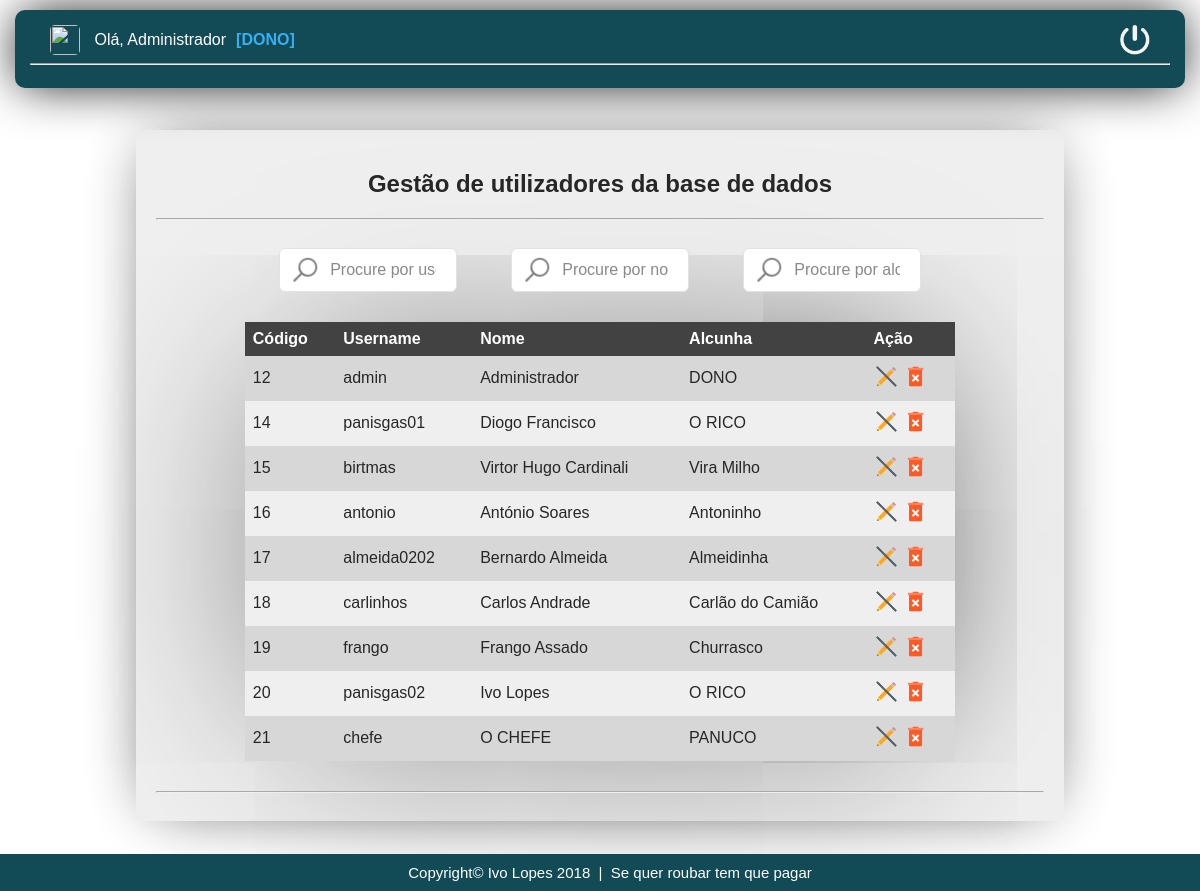
Page /projetophp_ivolopes_3TSI/painel.php (signed in) on the committed database.
### tables this page shows
CREATE TABLE `utilizadores` (
  `id` int(11) NOT NULL,
  `username` varchar(20) NOT NULL,
  `password` varchar(255) NOT NULL,
  `nome` varchar(50) NOT NULL,
  `foto_perfil` text,
  `nivel_acesso` int(1) NOT NULL DEFAULT '1'
);

CREATE TABLE `funcoesutilizadores` (
  `id_user` int(11) NOT NULL,
  `funcao` varchar(50) NOT NULL
);

### projetophp_ivolopes_3TSI/painel.php (the view, shortened to what this page needs)
<!DOCTYPE html>
<html>
<head>
	<link rel="stylesheet" type="text/css" href="css/estilos2.css">
	<?php
		$strcon = mysqli_connect('localhost', 'root', '');
		$sql_code = "SELECT id, username, nome, funcao FROM utilizadores, funcoesutilizadores WHERE utilizadores.id = funcoesutilizadores.id_user";
		$query = mysqli_query($strcon, $sql_code);
	?>
</head>
<body>
	<div id="principal">
		<h2>Gestão de utilizadores da base de dados</h2>
		<hr>
		<input type="text" id="myInput" onkeyup="myFunction()" placeholder="Procure por usernames..." title="Escreva aqui um username" style="margin-right: 50px;">
		<input type="text" id="myInput1" onkeyup="myFunction1()" placeholder="Procure por nomes..." title="Escreva aqui um nome" style="margin-right: 50px;">
		<input type="text" id="myInput2" onkeyup="myFunction2()" placeholder="Procure por alcunhas..." title="Escreva aqui uma alcunha">
		<table id="myTable" align="center" style="box-shadow: 0px 0px 200px -50px black;">
			<tr>
				<th>Código</th>
				<th>Username</th>
				<th>Nome</th>
				<th>Alcunha</th>
				<th>Ação</th>
			</tr>
			<?php while($dado = $query->fetch_array()) { ?>
				<tr>
					<td><?php echo $dado['id']; ?></td>
					<td><?php echo $dado['username']; ?></td>
					<td><?php echo $dado['nome']; ?></td>
					<td><?php echo $dado['funcao']; ?></td>
					<td>
						<a href="javascript: if(confirm('Tem a certeza que deseja editar o utilizador <?php echo $dado['username']; ?>?')) location.href='editar.php?p=editar&utilizador=<?php echo $dado['id'] ?>&nome=<?php echo $dado['nome']; ?>'" ><input type="image" name="excluir" src="imagens/editar.png" width="25px"></a>
						<a href="javascript: if(confirm('Tem a certeza que deseja eliminar o utilizador <?php echo $dado['username']; ?>?')) location.href='excluir.php?p=excluir&utilizador=<?php echo $dado['id'] ?>'" ><input type="image" name="excluir" src="imagens/excluir.png" width="25px"></a>
					</td>
				</tr>
			<?php } ?>
		</table>
		<hr style="margin-top: 30px;">
	</div>
	<div id="header">
		<img src="<?php echo 'fotosPerfil/'. $_SESSION['imagem']; ?> " style="width: 30px; margin-left: 20px; height: 30px; border-radius: 5px; vertical-align: middle;">
		<label style="color: white; margin-left: 10px; margin-right: 10px; vertical-align: middle;">Olá, <?php echo $_SESSION['nome_user']; ?></label><b><label style=" vertical-align: middle; color: #37b0f2;">[<?php echo $_SESSION['function']; ?>]</label></b>
		<a href="logout.php"><input type="image" src="imagens/sair.png" name="sair" width="30px" style="float: right; margin-right: 20px;"></a>
		<hr>
	</div>
	<div id="footer">
		<label>Copyright&copy Ivo Lopes 2018</label>&nbsp&nbsp|&nbsp&nbsp<label>Se quer roubar tem que pagar</label>
	</div>
</body>
</html>

### projetophp_ivolopes_3TSI/css/estilos2.css (style rules this page uses)
body { background-image: url("../imagens/background2.jpg"); background-attachment: fixed; background-repeat: no-repeat; background-size: 100% 100%; }
#header { position: fixed; top: 10px; right: 2px; left: 2px; background-color: #124a56; box-shadow: 0px 0px 50px -5px black; width: 95%; margin: auto; padding: 15px; border-radius: 10px; font-family: Arial; color: white; }
#principal { font-family: Arial; color: black; text-align: center; background-color: #ededed; margin: auto; margin-top: 130px; margin-bottom: 70px; width: 75%; opacity: 0.85; padding: 20px; border-radius: 10px; box-shadow: 0px 0px 60px -20px #1e1e1e; }
#footer { font-family: Arial; font-size: 15px; position: fixed; left: 0; bottom: 0; width: 100%; padding: 10px; background-color: #124a56; color: white; text-align: center; }
table { border-collapse: collapse; width: 80%; margin-top: 20px; }
tr:nth-child(even) { background-color: #d1d1d1 }
th, td { text-align: left; padding: 8px; }
th { background-color: #212121; color: white; }
input[type=text] { font-family: Arial, Sans-Serif; font-size: 14px; width: 70%; padding: 12px 20px; margin: 5px 0; box-sizing: border-box; border: 1px solid #ccc; border-radius: 6px; }
#myInput { background-image: url('../imagens/search.png'); background-position: 10px 6px; background-repeat: no-repeat; background-size: 30px 30px; padding-left: 50px; width: 20%; font-size: 16px; border: 1px solid #ddd; margin-top: 20px; margin-bottom: 10px; }
#myInput1 { background-image: url('../imagens/search.png'); background-position: 10px 6px; background-repeat: no-repeat; background-size: 30px 30px; padding-left: 50px; width: 20%; font-size: 16px; border: 1px solid #ddd; margin-top: 20px; margin-bottom: 10px; }
#myInput2 { background-image: url('../imagens/search.png'); background-position: 10px 6px; background-repeat: no-repeat; background-size: 30px 30px; padding-left: 50px; width: 20%; font-size: 16px; border: 1px solid #ddd; margin-top: 20px; margin-bottom: 10px; }

### rows in the picture
utilizadores: id "12", username "admin", nome "Administrador", funcoesutilizadores.funcao "DONO"
utilizadores: id "14", username "panisgas01", nome "Diogo Francisco", funcoesutilizadores.funcao "O RICO"
utilizadores: id "15", username "birtmas", nome "Virtor Hugo Cardinali", funcoesutilizadores.funcao "Vira Milho"
utilizadores: id "16", username "antonio", nome "António Soares", funcoesutilizadores.funcao "Antoninho"
utilizadores: id "17", username "almeida0202", nome "Bernardo Almeida", funcoesutilizadores.funcao "Almeidinha"
utilizadores: id "18", username "carlinhos", nome "Carlos Andrade", funcoesutilizadores.funcao "Carlão do Camião"
utilizadores: id "19", username "frango", nome "Frango Assado", funcoesutilizadores.funcao "Churrasco"
utilizadores: id "20", username "panisgas02", nome "Ivo Lopes", funcoesutilizadores.funcao "O RICO"
utilizadores: id "21", username "chefe", nome "O CHEFE", funcoesutilizadores.funcao "PANUCO"

### other values in the picture
$_SESSION['nome_user'] "Administrador"
$_SESSION['function'] "DONO"
